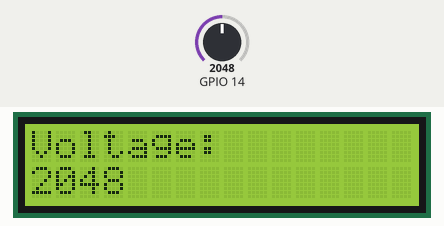
Simulated run of this sketch. Board: ESP32. Shown: 16×2 character LCD. The test bench sets the inputs (shaded band); at power-on: GPIO 14 = 2048 (analog values on the 0–4095 scale). What the sketch prints to the serial monitor is not drawn.

Above: at 1.2 s.
1.3 s: GPIO 14 set to 2866
At 1.8 s:
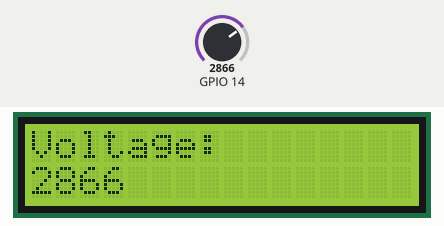
2.8 s: GPIO 14 set to 3603
At 3.4 s:
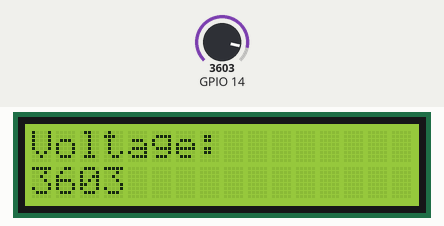
4.3 s: GPIO 14 set to 4095
At 4.9 s:
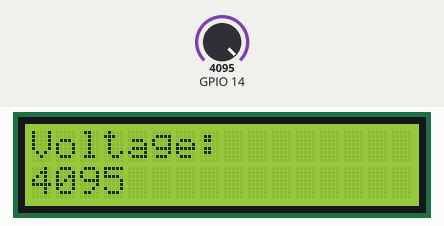
Timing chart, 0 to 7.3 s (numbered marks = the images above; inputs shaded):
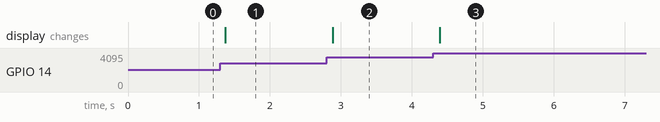

Measured:
- after the input at 1.3 s, the display: changes after 0.07 s (image 1)
- after the input at 2.8 s, the display: changes after 0.09 s (image 2)
- after the input at 4.3 s, the display: changes after 0.10 s (image 3)

The sketch:

sketch_jun13a.ino
```cpp
// include the library code:
#include <LiquidCrystal.h>
int registorValue = 0;
int i=-1;
int PotValue[1024];
int analog_value_read(){
  registorValue = analogRead(14);    //GPIO 14 is input.
  return registorValue;
}
void store_value_on_array(){
    i++;
  if(i<1025){
      PotValue[i] = registorValue;
      Serial.println(PotValue[i]);
    }
  else{
      i=-1;
    }
}


// initialize the library with the numbers of the interface pins
LiquidCrystal lcd(15,2, 4, 3, 1, 22, 23);    //GPIO pin intialize. Dont select GPIO6-11 for I/O

void setup() {
  // set up the LCD's number of columns and rows:
  lcd.begin(16, 2);
  // Print a message to the LCD.
    pinMode(14, INPUT);
      analogReadResolution(12);   //12bit resoluton count upto 2^12
  lcd.print("Voltage:");
}

void loop() {
  // set the cursor to column 0, line 1
  // (note: line 1 is the second row, since counting begins with 0):
  lcd.setCursor(0, 1);            //this line move the cursor in row 1, coloumn 0
  // print the number of seconds since reset:
    analog_value_read();
  store_value_on_array();
    lcd.print(PotValue[i]);
    //Serial.println(PotValue[i]);
  delay(100);

}
```
